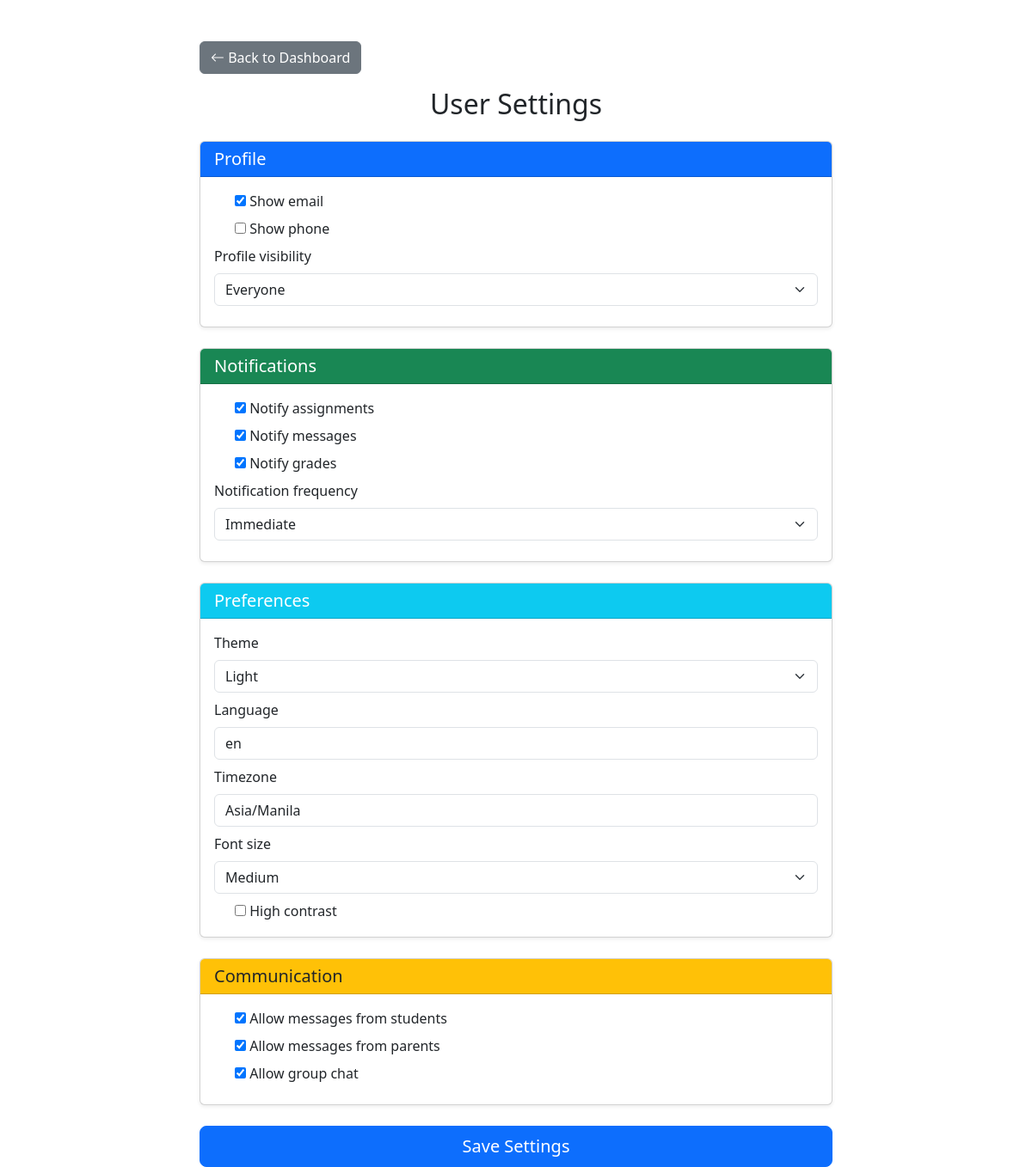
Page /accounts/settings/ (signed in) on the committed database.
### accounts/models.py (models this page shows, shortened)
class UserSettings(models.Model):
    user = models.OneToOneField(settings.AUTH_USER_MODEL, on_delete=models.CASCADE)
    show_email = models.BooleanField(default=True)
    show_phone = models.BooleanField(default=False)
    profile_visibility = models.CharField(
        max_length=20,
        choices=[('everyone', 'Everyone'), ('teachers', 'Teachers Only'), ('parents', 'Parents Only')],
        default='everyone'
    )
    notify_assignments = models.BooleanField(default=True)
    notify_messages = models.BooleanField(default=True)
    notify_grades = models.BooleanField(default=True)
    notification_frequency = models.CharField(
        max_length=20,
        choices=[('immediate', 'Immediate'), ('daily', 'Daily Digest'), ('weekly', 'Weekly Summary')],
        default='immediate'
    )
    theme = models.CharField(max_length=10, choices=[('light', 'Light'), ('dark', 'Dark')], default='light')
    language = models.CharField(max_length=20, default='en')
    timezone = models.CharField(max_length=50, default='Asia/Manila')
    font_size = models.CharField(max_length=10, choices=[('small','Small'),('medium','Medium'),('large','Large')], default='medium')
    high_contrast = models.BooleanField(default=False)
    allow_messages_from_students = models.BooleanField(default=True)
    allow_messages_from_parents = models.BooleanField(default=True)
    allow_group_chat = models.BooleanField(default=True)
    default_grading_scheme = models.CharField(max_length=50, default='Percentage')
    allow_late_submission = models.BooleanField(default=True)
    max_file_size_mb = models.IntegerField(default=10)

### accounts/views.py (the view)
# urls.py: path('settings/', views.settings_view, name='settings'),
@login_required
def settings_view(request):
    settings_obj, created = UserSettings.objects.get_or_create(user=request.user)
    if request.method == 'POST':
        form = UserSettingsForm(request.POST, instance=settings_obj)
        if form.is_valid():
            form.save()
            return redirect('accounts:settings')
    else:
        form = UserSettingsForm(instance=settings_obj)
    return render(request, 'accounts/settings.html', {'form': form})

### accounts/forms.py
class UserSettingsForm(forms.ModelForm):
    class Meta:
        model = UserSettings
        exclude = ['user']
        widgets = {
            'profile_visibility': forms.Select(attrs={'class':'form-select'}),
            'notification_frequency': forms.Select(attrs={'class':'form-select'}),
            'theme': forms.Select(attrs={'class':'form-select'}),
            'language': forms.Select(attrs={'class':'form-select'}),
            'timezone': forms.Select(attrs={'class':'form-select'}),
            'font_size': forms.Select(attrs={'class':'form-select'}),
        }

### accounts/templates/accounts/settings.html (shortened to what this page needs)
{% load static %}
<!DOCTYPE html>
<html lang="en">
<head>
    <link href="https://cdn.jsdelivr.net/npm/bootstrap@5.3.2/dist/css/bootstrap.min.css" rel="stylesheet">
    <link href="https://cdn.jsdelivr.net/npm/bootstrap-icons@1.10.5/font/bootstrap-icons.css" rel="stylesheet">
</head>
<body>
    <div class="container mt-5">
        <div class="row justify-content-center">
            <div class="col-lg-8 col-md-10">
                <div class="mb-3">
                    <a href="{% url 'teachers:dashboard' %}" class="btn btn-secondary">
                        <i class="bi bi-arrow-left"></i> Back to Dashboard
                    </a>
                </div>
                <h2 class="mb-4 text-center">User Settings</h2>
                <form method="POST" class="needs-validation" novalidate>
                    <div class="card mb-4 shadow-sm">
                        <div class="card-header bg-primary text-white">
                            <h5 class="mb-0">Profile</h5>
                        </div>
                        <div class="card-body">
                            <div class="form-check mb-2">
                                {{ form.show_email }}
                                <label class="form-check-label">{{ form.show_email.label }}</label>
                            </div>
                            <div class="form-check mb-2">
                                {{ form.show_phone }}
                                <label class="form-check-label">{{ form.show_phone.label }}</label>
                            </div>
                            <div class="mb-2">
                                <label class="form-label">{{ form.profile_visibility.label }}</label>
                                <select name="{{ form.profile_visibility.name }}" class="form-select">
                                    {% for val, text in form.profile_visibility.field.choices %}
                                        <option value="{{ val }}" {% if form.profile_visibility.value == val %}selected{% endif %}>{{ text }}</option>
                                    {% endfor %}
                                </select>
                            </div>
                        </div>
                    </div>
                    <div class="card mb-4 shadow-sm">
                        <div class="card-header bg-success text-white">
                            <h5 class="mb-0">Notifications</h5>
                        </div>
                        <div class="card-body">
                            <div class="form-check mb-2">
                                {{ form.notify_assignments }}
                                <label class="form-check-label">{{ form.notify_assignments.label }}</label>
                            </div>
                            <div class="form-check mb-2">
                                {{ form.notify_messages }}
                                <label class="form-check-label">{{ form.notify_messages.label }}</label>
                            </div>
                            <div class="form-check mb-2">
                                {{ form.notify_grades }}
                                <label class="form-check-label">{{ form.notify_grades.label }}</label>
                            </div>
                            <div class="mb-2">
                                <label class="form-label">{{ form.notification_frequency.label }}</label>
                                <select name="{{ form.notification_frequency.name }}" class="form-select">
                                    {% for val, text in form.notification_frequency.field.choices %}
                                        <option value="{{ val }}" {% if form.notification_frequency.value == val %}selected{% endif %}>{{ text }}</option>
                                    {% endfor %}
                                </select>
                            </div>
                        </div>
                    </div>
                    <div class="card mb-4 shadow-sm">
                        <div class="card-header bg-info text-white">
                            <h5 class="mb-0">Preferences</h5>
                        </div>
                        <div class="card-body">
                            <div class="mb-2">
                                <label class="form-label">{{ form.theme.label }}</label>
                                <select name="{{ form.theme.name }}" class="form-select">
                                    {% for val, text in form.theme.field.choices %}
                                        <option value="{{ val }}" {% if form.theme.value == val %}selected{% endif %}>{{ text }}</option>
                                    {% endfor %}
                                </select>
                            </div>
                            <div class="mb-2">
                                <label class="form-label">{{ form.language.label }}</label>
                                <input type="text" name="{{ form.language.name }}" value="{{ form.language.value }}" class="form-control">
                            </div>
                            <div class="mb-2">
                                <label class="form-label">{{ form.timezone.label }}</label>
                                <input type="text" name="{{ form.timezone.name }}" value="{{ form.timezone.value }}" class="form-control">
                            </div>
                            <div class="mb-2">
                                <label class="form-label">{{ form.font_size.label }}</label>
                                <select name="{{ form.font_size.name }}" class="form-select">
                                    {% for val, text in form.font_size.field.choices %}
                                        <option value="{{ val }}" {% if form.font_size.value == val %}selected{% endif %}>{{ text }}</option>
                                    {% endfor %}
                                </select>
                            </div>
                            <div class="form-check">
                                {{ form.high_contrast }}
                                <label class="form-check-label">{{ form.high_contrast.label }}</label>
                            </div>
                        </div>
                    </div>
                    <div class="card mb-4 shadow-sm">
                        <div class="card-header bg-warning text-dark">
                            <h5 class="mb-0">Communication</h5>
                        </div>
                        <div class="card-body">
                            <div class="form-check mb-2">
                                {{ form.allow_messages_from_students }}
                                <label class="form-check-label">{{ form.allow_messages_from_students.label }}</label>
                            </div>
                            <div class="form-check mb-2">
                                {{ form.allow_messages_from_parents }}
                                <label class="form-check-label">{{ form.allow_messages_from_parents.label }}</label>
                            </div>
                            <div class="form-check mb-2">
                                {{ form.allow_group_chat }}
                                <label class="form-check-label">{{ form.allow_group_chat.label }}</label>
                            </div>
                        </div>
                    </div>
                    <div class="d-grid">
                        <button type="submit" class="btn btn-primary btn-lg">Save Settings</button>
                    </div>
                </form>
            </div>
        </div>
    </div>
</body>
</html>

### rows in the picture
UserSettings: show_email "☑", profile_visibility "Everyone", notify_assignments "☑", notify_messages "☑", notify_grades "☑", notification_frequency "Immediate", theme "Light", language "en", timezone "Asia/Manila", font_size "Medium", allow_messages_from_students "☑", allow_messages_from_parents "☑", allow_group_chat "☑"
